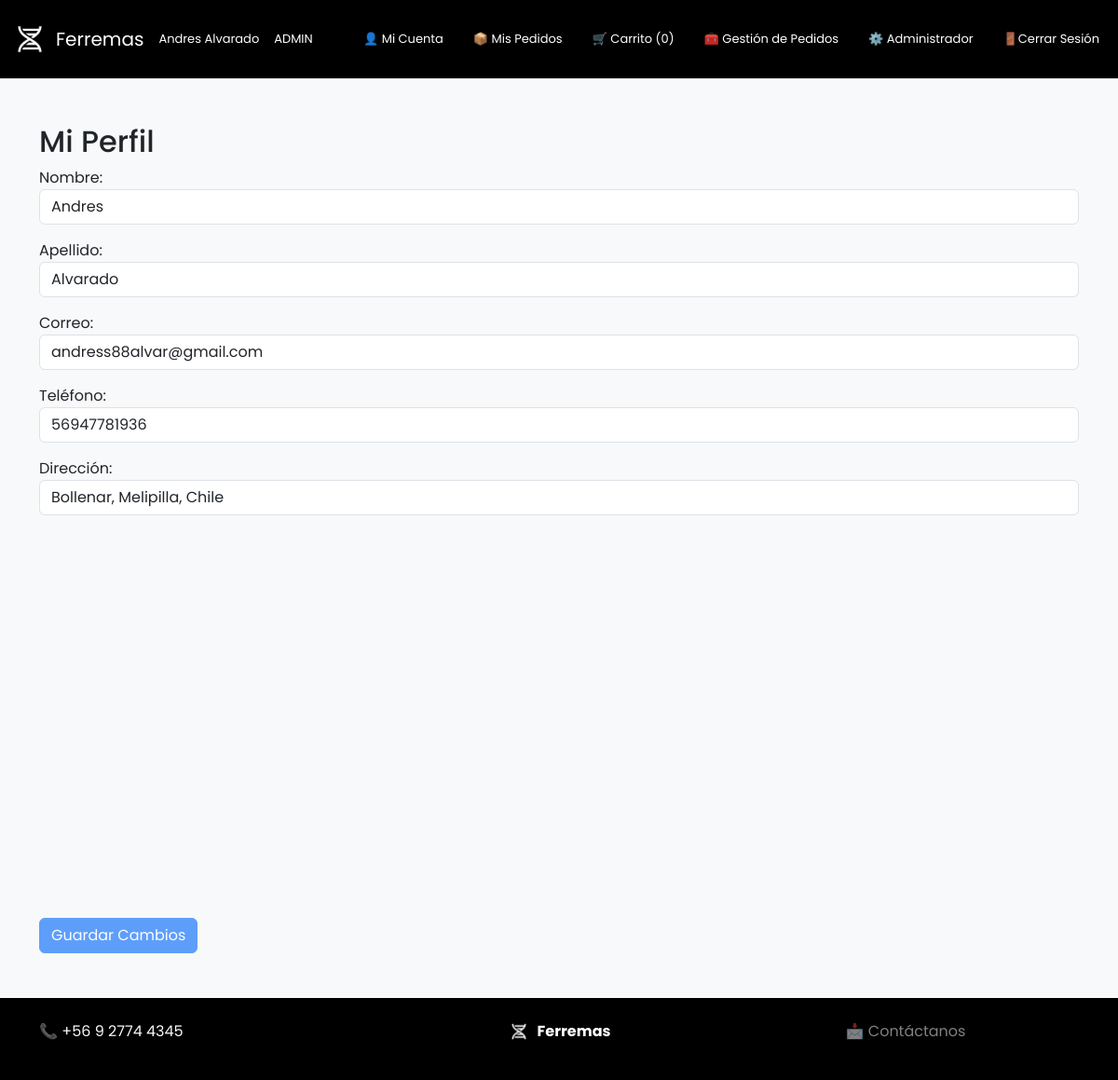
Before: /perfil/ (signed in) with the older database file.
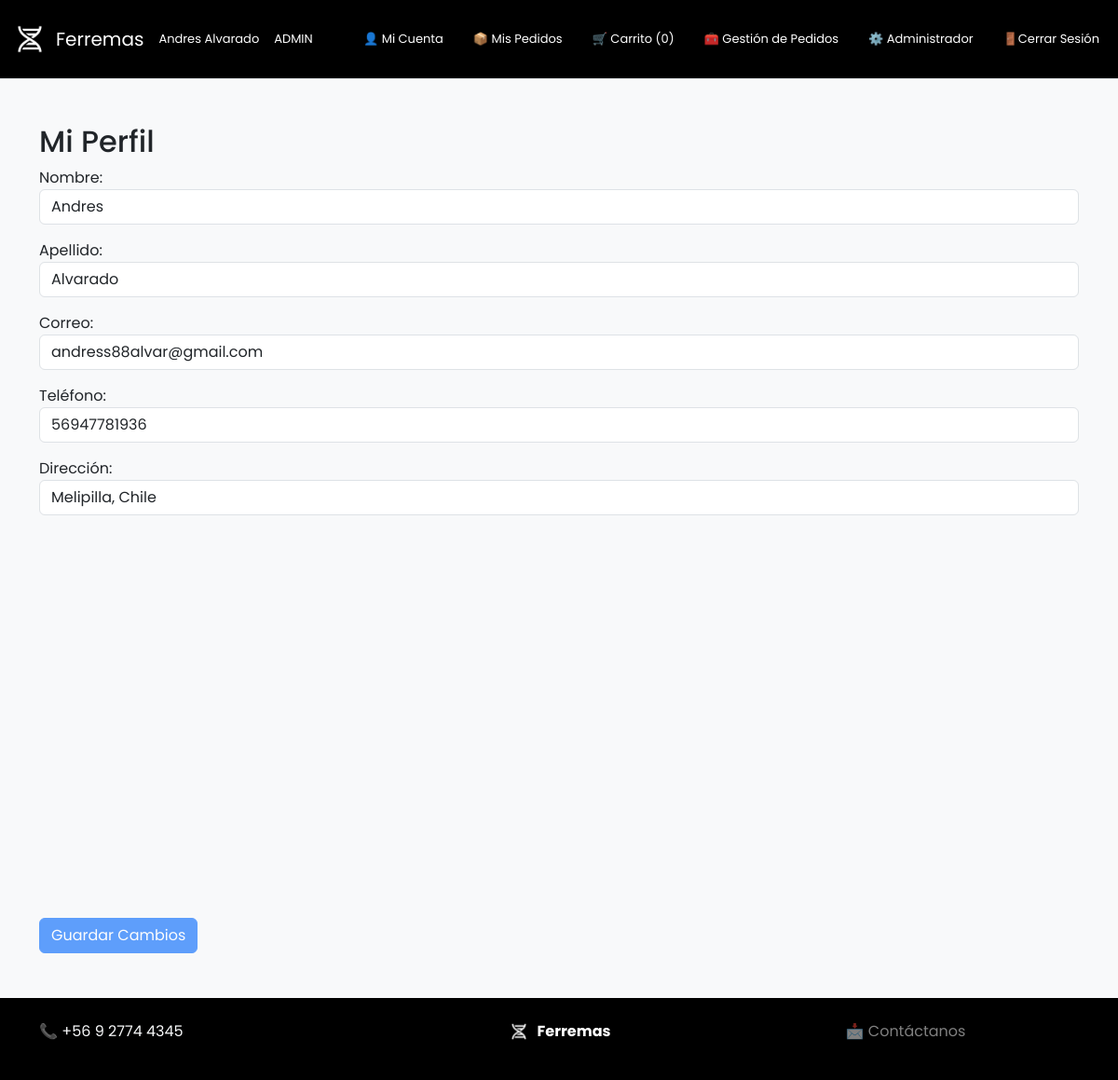
After: the same page with the newer database file.
### core/models.py (models this page shows, shortened)
class PerfilUsuario(models.Model):
    ROLES = [
        ('CLIENTE', 'Cliente'),
        ('ADMIN', 'Administrador'),
        ('VENDEDOR', 'Vendedor'),
        ('BODEGUERO', 'Bodeguero'),
        ('CONTADOR', 'Contador'),
    ]
    user = models.OneToOneField(User, on_delete=models.CASCADE)
    latitud = models.FloatField(blank=True, null=True)
    longitud = models.FloatField(blank=True, null=True)
    rol = models.CharField(max_length=20, choices=ROLES)
    telefono = models.CharField(max_length=20, null=True, blank=True)
    direccion = models.CharField(max_length=255, null=True, blank=True)

### core/views.py (the view, shortened to what this page needs)
# urls.py: path("perfil/", perfil_usuario, name="perfil_usuario"),
@login_required
def perfil_usuario(request):
    perfil = PerfilUsuario.objects.get(user=request.user)
    user = request.user
    return render(request, 'perfil.html', {'perfil': perfil})

### core/context_processors.py (called while the page is built)
def cargar_perfil_y_perfiles(request):
    perfil = None
    perfiles = []
    if request.user.is_authenticated:
        perfil = PerfilUsuario.objects.filter(user=request.user).first()
        perfiles = PerfilUsuario.objects.all()
    return {
        'perfil': perfil,
        'perfiles': perfiles,
    }

### core/templates/perfil.html (shortened to what this page needs)
{% extends 'plantilla.html' %}
{% block content %}
<div class="container py-4">
  <h2>Mi Perfil</h2>
<form method="post">
  <div class="mb-3">
    <label for="nombre">Nombre:</label>
    <input type="text" id="nombre" name="nombre" class="form-control" value="{{ user.first_name }}" required>
  </div>
  <div class="mb-3">
    <label for="apellido">Apellido:</label>
    <input type="text" id="apellido" name="apellido" class="form-control" value="{{ user.last_name }}" required>
  </div>
  <div class="mb-3">
    <label for="email">Correo:</label>
    <input type="email" id="email" name="email" class="form-control" value="{{ user.email }}" required>
  </div>
  <div class="mb-3">
    <label for="telefono">Teléfono:</label>
    <input type="text" id="telefono" name="telefono" class="form-control" value="{{ perfil.telefono|default:'' }}">
  </div>
  <div class="mb-3">
    <label for="autocomplete">Dirección:</label>
    <input id="autocomplete" name="direccion" class="form-control" placeholder="Buscar dirección..." required value="{{ perfil.direccion|default:'' }}">
  </div>
  <div id="map" style="height: 400px;" class="my-3"></div>
  <button id="guardarBtn" type="submit" class="btn btn-primary disabled" disabled>Guardar Cambios</button>
</form>
</div>
{% endblock %}

### core/templates/plantilla.html (shortened to what this page needs)
{% load static %}
<!DOCTYPE html>
<html lang="es">
  <head>
    <link href="https://cdn.jsdelivr.net/npm/bootstrap@5.3.3/dist/css/bootstrap.min.css" rel="stylesheet" />
    <link rel="stylesheet" href="{% static 'css/plantilla.css' %}" />
    <link rel="stylesheet" href="{% static 'css/font.css' %}" />
    {% if user.is_authenticated %}
      <link rel="stylesheet" href="{% static 'css/loggedin.css' %}" />
    {% endif %}
  </head>
  <body class="bg-light d-flex flex-column min-vh-100">
    <nav class="navbar navbar-expand-lg navbar-dark bg-black border-bottom py-4" style="font-size: small;">
      <div class="container-fluid">
        <a class="navbar-brand d-flex align-items-center" href="{% url 'home' %}">
          <img src="{% static 'icons/brand.png' %}" alt="Logo" width="40" class="me-2">
          <span>Ferremas</span>
        </a>
        {% if user.is_authenticated %}
          <span class="text-white me-3">{{ user.first_name }} {{ user.last_name }}</span>
          <span class="text-white me-3">{{ perfil.rol }}</span>
        {% endif %}
       <div class="collapse navbar-collapse justify-content-end" id="navbarNav">
  <ul class="navbar-nav gap-3" >
    {% if user.is_authenticated %}
      <li class="nav-item">
        <a class="nav-link text-white" href="{% url 'perfil_usuario' %}">
          👤 <span class=" d-lg-inline">Mi Cuenta</span>
        </a>
      </li>
      <li class="nav-item">
        <a class="nav-link text-white" href="{% url 'mis_pedidos' %}">
          📦 <span class=" d-lg-inline">Mis Pedidos</span>
        </a>
      </li>
      <li class="nav-item">
        <a class="nav-link text-white" href="{% url 'carro' %}">
          🛒 <span class=" d-lg-inline">Carrito ({{ request.session.carrito|length }})</span>
        </a>
      </li>
      {% if user.perfilusuario.rol in "VENDEDOR BODEGUERO CONTADOR ADMIN" %}
        <li class="nav-item">
          <a class="nav-link text-white" href="{% url 'panel_trabajador' %}">
            🧰 <span class=" d-lg-inline">Gestión de Pedidos</span>
          </a>
        </li>
      {% endif %}
      {% if user.perfilusuario.rol == "ADMIN" %}
        <li class="nav-item">
          <a class="nav-link text-white" href="/admin">
            ⚙️ <span class=" d-lg-inline">Administrador</span>
          </a>
        </li>
      {% endif %}
      <li class="nav-item">
        <form action="{% url 'logout' %}" method="post" class="nav-link text-white ">
          <button type="submit" class="btn btn-link nav-link text-white p-0 border-0 d-flex align-items-center" style="background: none;">
            🚪 <span class=" d-lg-inline">Cerrar Sesión</span>
          </button>
        </form>
      </li>
    {% endif %}
  </ul>
</div>
      </div>
    </nav>
    <main class="flex-grow-1 py-4">
      {% block content %}{% endblock %}
    </main>
    <footer class="bg-black text-light py-4">
      <div class="container">
        <div class="d-flex text-center text-md-start">
          <div class="col-md-4 mb-3">
            <p class="mb-0">📞 +56 9 2774 4345</p>
          </div>
          <div class="col-md-4 mb-3 d-flex justify-content-center align-items-center">
            <a href="{% url 'home' %}" class="text-decoration-none d-flex align-items-center text-white">
              <img src="{% static 'icons/brand.png' %}" alt="Logo" width="24" class="me-2">
              <strong>Ferremas</strong>
            </a>
          </div>
          <div class="col-md-4 mb-3 text-md-center d-flex justify-content-center align-items-center text-center">
            <a href="{% url 'form' %}" class="text-decoration-none text-center text-white-50">📩 Contáctanos</a>
          </div>
        </div>
      </div>
    </footer>
  </body>
</html>

Changed rows visible on the page:
changed PerfilUsuario "ADMIN": direccion "Bollenar, Melipilla, Chile" → "Melipilla, Chile"
